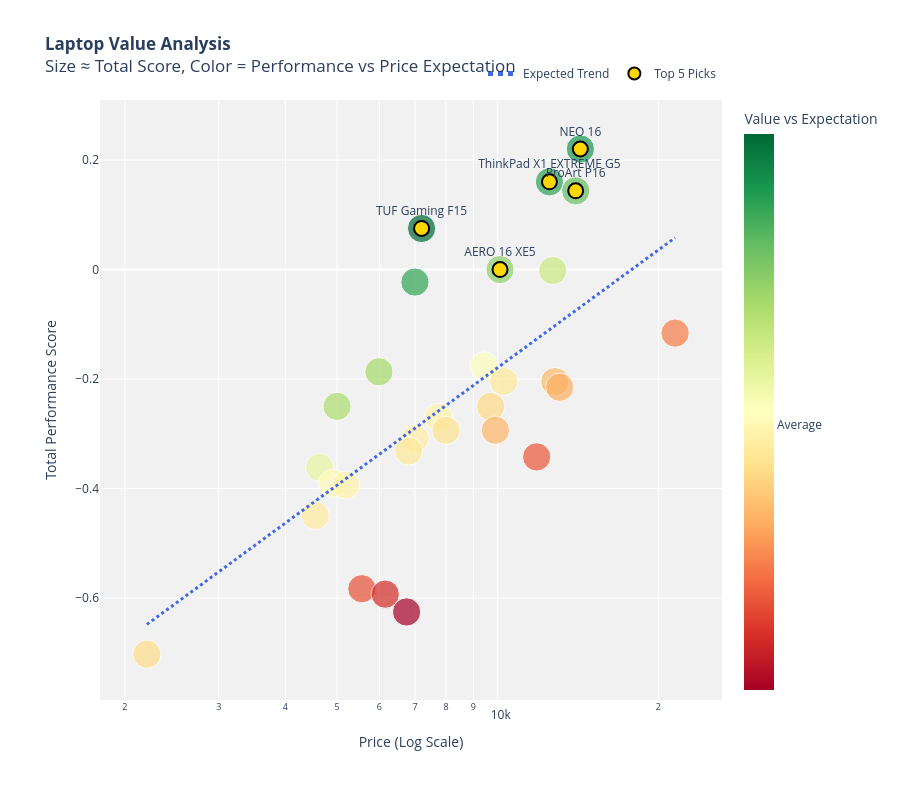

Notebook code for this chart:
### Code cell
display_dataframe = score_dataframe.copy()
log_price = np.log(display_dataframe["Price"] + 1e-9)

model = HuberRegressor().fit(
    log_price.values.reshape(-1, 1), display_dataframe["Total Score"]
)
display_dataframe["Score_Residual"] = display_dataframe["Total Score"] - model.predict(
    log_price.values.reshape(-1, 1)
)

fig = px.scatter(
    display_dataframe,
    x="Price",
    y="Total Score",
    color="Score_Residual",
    color_continuous_scale="RdYlGn",
    size=np.clip(display_dataframe["Total Score"] * 20, 10, 40),
    hover_name="Laptop Name",
    hover_data={
        "Price": ":.2f",
        "Total Score": ":.2f",
        "CPU Performance": ":.1f",
        "GPU Performance": ":.1f",
        "RAM": True,
        "Score_Residual": ":.2f",
        "Brand Reliability": ":.3f",
    },
    labels={"Score_Residual": "Performance<br>Above Expectations"},
    title="<b>Laptop Value Analysis</b><br>Size ≈ Total Score, Color = Performance vs Price Expectation",
    height=800,
)

x_range = np.linspace(log_price.min(), log_price.max(), 100)
y_trend = model.predict(x_range.reshape(-1, 1))
fig.add_trace(
    go.Scatter(
        x=np.exp(x_range),  # Convert back from log scale
        y=y_trend,
        mode="lines",
        name="Expected Trend",
        line=dict(color="royalblue", width=3, dash="dot"),
        hoverinfo="skip",
    )
)

top_5 = display_dataframe.nlargest(5, "Total Score")
fig.add_trace(
    go.Scatter(
        x=top_5["Price"],
        y=top_5["Total Score"],
        mode="markers+text",
        marker=dict(size=15, color="gold", line=dict(width=2, color="black")),
        text=top_5["Laptop Name"],
        textposition="top center",
        name="Top 5 Picks",
        hoverinfo="skip",
    )
)

fig.update_layout(
    xaxis_type="log",
    xaxis_title="Price (Log Scale)",
    yaxis_title="Total Performance Score",
    coloraxis_colorbar=dict(
        title="Value vs Expectation",
        tickvals=[-2, -1, 0, 1, 2],
        ticktext=[
            "Poor Value",
            "Below Expectation",
            "Average",
            "Good Value",
            "Excellent Value",
        ],
    ),
    hoverlabel=dict(bgcolor="white", font_size=14, font_family="Arial"),
    legend=dict(orientation="h", yanchor="bottom", y=1.02, xanchor="right", x=1),
    margin=dict(l=100, r=100, t=100, b=100),
    plot_bgcolor="rgba(240,240,240,0.9)",
)

outlier_threshold = display_dataframe["Score_Residual"].std() * 1.5
outliers = display_dataframe[
    abs(display_dataframe["Score_Residual"]) > outlier_threshold
]

for idx, row in outliers.iterrows():
    fig.add_annotation(
        x=row["Price"],
        y=row["Total Score"],
        text=row["Laptop Name"],
        showarrow=True,
        arrowhead=1,
        ax=0,
        ay=-40 if row["Score_Residual"] > 0 else 40,
        font=dict(size=10, color="black"),
    )

fig.show()

### Figure 1 — Plotly figure (JSON) as saved in the notebook; plotly's stock layout.template omitted (floating-point values rounded to 4 significant figures; data arrays with more than 128 entries replaced by an {"elided": "..."} marker saying what was removed)
{"data": [{"customdata": {"elided": "29x5 float values"}, "hovertemplate": "<b>%{hovertext}</b><br><br>Price=%{x:.2f}<br>Total Score=%{y:.2f}<br>size=%{marker.size}<br>CPU Performance=%{customdata[0]:.1f}<br>GPU Performance=%{customdata[1]:.1f}<br>RAM=%{customdata[2]}<br>Performance<br>Above Expectations=%{marker.color:.2f}<br>Brand Reliability=%{customdata[4]:.3f}<extra></extra>", "hovertext": ["NEO 16", "ThinkPad X1 EXTREME G5", "ProArt P16", "TUF Gaming F15", "AERO 16 XE5", "Laptop 16 ", "Lenovo Legion Slim", "MacBook Pro", "Stellaris 16 - Gen6", "Thinkpad T15p Gen2", "HoMei", "MacBook Pro", "MacBook Pro 14\"", "Legion 5 Pro-16", "ZBook Power 16 G11", "Adder WS", "MateBook X Pro", "Mac Book Pro ", "EliteBook 840", "LG Gram", "ThinkPad X9-15 Gen 1", "Xiaomi Redmibook 16 Pro", "ASUS Vivobook S15", "Schenker", "Huawei Matebook 16", "InfinityBook Pro 15", "InfinityBook Pro 15 Gen9", "Darter Pro", "ASUS VivoBook 15"], "legendgroup": "", "marker": {"color": [0.2888, 0.2701, 0.2186, 0.356, 0.1759, 0.1037, 0.267, -0.1743, 0.02129, 0.1512, -0.03338, -0.102, -0.1188, 0.144, -0.06166, -0.01152, -0.1113, -0.04562, -0.01895, -0.0334, -0.2153, 0.05578, 0.00979, -0.01135, -0.0261, -0.2224, -0.2635, -0.3246, -0.0544], "coloraxis": "coloraxis", "size": [10.0, 10.0, 10.0, 10.0, 10.0, 10.0, 10.0, 10.0, 10.0, 10.0, 10.0, 10.0, 10.0, 10.0, 10.0, 10.0, 10.0, 10.0, 10.0, 10.0, 10.0, 10.0, 10.0, 10.0, 10.0, 10.0, 10.0, 10.0, 10.0], "sizemode": "area", "sizeref": 0.025, "symbol": "circle"}, "mode": "markers", "name": "", "orientation": "v", "showlegend": false, "type": "scatter", "x": [14280.0, 12500.0, 14000.0, 7199.0, 10100.0, 12680.0, 6995.0, 21500.0, 9427.0, 5989.0, 10260.0, 12790.0, 13070.0, 4999.0, 9699.0, 7744.0, 9899.0, 7999.0, 6999.0, 6809.0, 11830.0, 4635.0, 4899.0, 5191.0, 4548.0, 5564.0, 6154.0, 6748.0, 2200.0], "xaxis": "x", "y": [0.2203, 0.1603, 0.1439, 0.07515, -3.855e-18, -0.001698, -0.02279, -0.1161, -0.176, -0.1867, -0.2044, -0.2046, -0.2149, -0.2499, -0.2501, -0.2697, -0.2934, -0.2938, -0.3085, -0.3315, -0.3422, -0.3615, -0.3904, -0.3935, -0.4493, -0.5831, -0.593, -0.6255, -0.7027], "yaxis": "y"}, {"hoverinfo": "skip", "line": {"color": "royalblue", "dash": "dot", "width": 3}, "mode": "lines", "name": "Expected Trend", "type": "scatter", "x": [2200.0, 2251.0, 2304.0, 2357.0, 2412.0, 2468.0, 2526.0, 2585.0, 2645.0, 2707.0, 2770.0, 2834.0, 2900.0, 2968.0, 3037.0, 3108.0, 3180.0, 3254.0, 3330.0, 3407.0, 3487.0, 3568.0, 3651.0, 3736.0, 3823.0, 3912.0, 4003.0, 4097.0, 4192.0, 4290.0, 4390.0, 4492.0, 4596.0, 4704.0, 4813.0, 4925.0, 5040.0, 5157.0, 5277.0, 5400.0, 5526.0, 5655.0, 5787.0, 5921.0, 6059.0, 6200.0, 6345.0, 6493.0, 6644.0, 6799.0, 6957.0, 7119.0, 7285.0, 7455.0, 7628.0, 7806.0, 7988.0, 8174.0, 8364.0, 8559.0, 8758.0, 8962.0, 9171.0, 9385.0, 9603.0, 9827.0, 10060.0, 10290.0, 10530.0, 10780.0, 11030.0, 11280.0, 11550.0, 11810.0, 12090.0, 12370.0, 12660.0, 12950.0, 13260.0, 13560.0, 13880.0, 14200.0, 14540.0, 14870.0, 15220.0, 15570.0, 15940.0, 16310.0, 16690.0, 17080.0, 17480.0, 17880.0, 18300.0, 18720.0, 19160.0, 19610.0, 20060.0, 20530.0, 21010.0, 21500.0], "y": [-0.6483, -0.6411, -0.634, -0.6269, -0.6197, -0.6126, -0.6055, -0.5983, -0.5912, -0.584, -0.5769, -0.5698, -0.5626, -0.5555, -0.5484, -0.5412, -0.5341, -0.527, -0.5198, -0.5127, -0.5055, -0.4984, -0.4913, -0.4841, -0.477, -0.4699, -0.4627, -0.4556, -0.4484, -0.4413, -0.4342, -0.427, -0.4199, -0.4128, -0.4056, -0.3985, -0.3914, -0.3842, -0.3771, -0.3699, -0.3628, -0.3557, -0.3485, -0.3414, -0.3343, -0.3271, -0.32, -0.3129, -0.3057, -0.2986, -0.2914, -0.2843, -0.2772, -0.27, -0.2629, -0.2558, -0.2486, -0.2415, -0.2344, -0.2272, -0.2201, -0.2129, -0.2058, -0.1987, -0.1915, -0.1844, -0.1773, -0.1701, -0.163, -0.1559, -0.1487, -0.1416, -0.1344, -0.1273, -0.1202, -0.113, -0.1059, -0.09876, -0.09162, -0.08449, -0.07735, -0.07022, -0.06308, -0.05594, -0.04881, -0.04167, -0.03453, -0.0274, -0.02026, -0.01312, -0.005987, 0.00115, 0.008286, 0.01542, 0.02256, 0.0297, 0.03683, 0.04397, 0.05111, 0.05824]}, {"hoverinfo": "skip", "marker": {"color": "gold", "line": {"color": "black", "width": 2}, "size": 15}, "mode": "markers+text", "name": "Top 5 Picks", "text": ["NEO 16", "ThinkPad X1 EXTREME G5", "ProArt P16", "TUF Gaming F15", "AERO 16 XE5"], "textposition": "top center", "type": "scatter", "x": [14280.0, 12500.0, 14000.0, 7199.0, 10100.0], "y": [0.2203, 0.1603, 0.1439, 0.07515, -3.855e-18]}], "layout": {"annotations": [{"arrowhead": 1, "ax": 0, "ay": -40, "font": {"color": "black", "size": 10}, "showarrow": true, "text": "NEO 16", "x": 14283, "y": 0.2203}, {"arrowhead": 1, "ax": 0, "ay": -40, "font": {"color": "black", "size": 10}, "showarrow": true, "text": "ThinkPad X1 EXTREME G5", "x": 12500, "y": 0.1603}, {"arrowhead": 1, "ax": 0, "ay": -40, "font": {"color": "black", "size": 10}, "showarrow": true, "text": "TUF Gaming F15", "x": 7199, "y": 0.07515}, {"arrowhead": 1, "ax": 0, "ay": -40, "font": {"color": "black", "size": 10}, "showarrow": true, "text": "Lenovo Legion Slim", "x": 6995, "y": -0.02279}, {"arrowhead": 1, "ax": 0, "ay": 40, "font": {"color": "black", "size": 10}, "showarrow": true, "text": "InfinityBook Pro 15 Gen9", "x": 6154, "y": -0.593}, {"arrowhead": 1, "ax": 0, "ay": 40, "font": {"color": "black", "size": 10}, "showarrow": true, "text": "Darter Pro", "x": 6748, "y": -0.6255}], "coloraxis": {"colorbar": {"ticktext": ["Poor Value", "Below Expectation", "Average", "Good Value", "Excellent Value"], "tickvals": [-2, -1, 0, 1, 2], "title": {"text": "Value vs Expectation"}}, "colorscale": [[0, "rgb(165,0,38)"], [0.1, "rgb(215,48,39)"], [0.2, "rgb(244,109,67)"], [0.3, "rgb(253,174,97)"], [0.4, "rgb(254,224,139)"], [0.5, "rgb(255,255,191)"], [0.6, "rgb(217,239,139)"], [0.7, "rgb(166,217,106)"], [0.8, "rgb(102,189,99)"], [0.9, "rgb(26,152,80)"], [1, "rgb(0,104,55)"]]}, "height": 800, "hoverlabel": {"bgcolor": "white", "font": {"family": "Arial", "size": 14}}, "legend": {"itemsizing": "constant", "orientation": "h", "tracegroupgap": 0, "x": 1, "xanchor": "right", "y": 1.02, "yanchor": "bottom"}, "margin": {"b": 100, "l": 100, "r": 100, "t": 100}, "plot_bgcolor": "rgba(240,240,240,0.9)", "title": {"text": "<b>Laptop Value Analysis</b><br>Size ≈ Total Score, Color = Performance vs Price Expectation"}, "xaxis": {"anchor": "y", "domain": [0, 1], "title": {"text": "Price (Log Scale)"}, "type": "log"}, "yaxis": {"anchor": "x", "domain": [0, 1], "title": {"text": "Total Performance Score"}}}}
